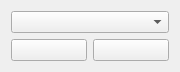
        <widget class="QWidget" name="page">
         <property name="geometry">
          <rect>
           <x>0</x>
           <y>0</y>
           <width>180</width>
           <height>71</height>
          </rect>
         </property>
         <attribute name="label">
          <string>Serial Connection</string>
         </attribute>
         <layout class="QGridLayout" name="gridLayout_2">
          <item row="0" column="0" colspan="2">
           <widget class="QComboBox" name="serialPortBox"/>
          </item>
          <item row="1" column="0">
           <widget class="QPushButton" name="serialRefreshButton">
            <property name="toolTip">
             <string>Refresh</string>
            </property>
            <property name="text">
             <string/>
            </property>
            <property name="icon">
             <iconset resource="resources.qrc">
              <normaloff>:/models/Icons/Refresh-96.png</normaloff>:/models/Icons/Refresh-96.png</iconset>
            </property>
           </widget>
          </item>
          <item row="1" column="1">
           <widget class="QPushButton" name="serialConnectButton">
            <property name="toolTip">
             <string>Connect</string>
            </property>
            <property name="text">
             <string/>
            </property>
            <property name="icon">
             <iconset resource="resources.qrc">
              <normaloff>:/models/Icons/Connected-96.png</normaloff>:/models/Icons/Connected-96.png</iconset>
            </property>
           </widget>
          </item>
         </layout>
        </widget>
